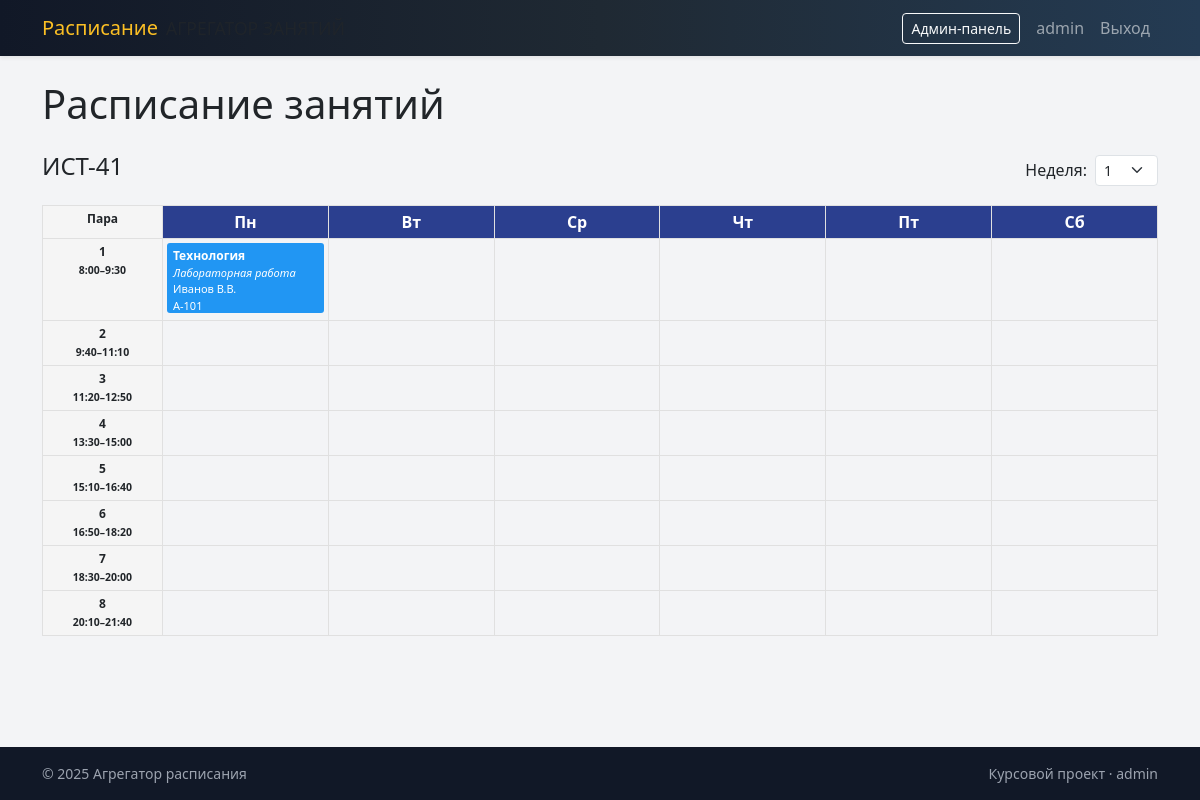
The page /group/2 (signed in) on the database its author committed.
### app.py (models this page shows, shortened)
class User(db.Model, UserMixin):
    id = db.Column(db.Integer, primary_key=True)
    username = db.Column(db.String(64), unique=True, nullable=False)
    email = db.Column(db.String(120), unique=True, nullable=False)
    password_hash = db.Column(db.String(255), nullable=False)
    is_admin = db.Column(db.Boolean, default=False, nullable=False)

class Group(db.Model):
    id = db.Column(db.Integer, primary_key=True)
    name = db.Column(db.String(64), unique=True, nullable=False)
    lessons = db.relationship('Lesson', backref='group', lazy=True)

class Lesson(db.Model):
    id = db.Column(db.Integer, primary_key=True)
    week = db.Column(db.Integer, nullable=False)
    weekday = db.Column(db.Integer, nullable=False)
    lesson_number = db.Column(db.Integer, nullable=False)
    subject = db.Column(db.String(128), nullable=False)
    lesson_type = db.Column(db.String(20), nullable=False)
    group_id = db.Column(db.Integer, db.ForeignKey('group.id'), nullable=False)
    teacher_name = db.Column(db.String(128), nullable=False)
    classroom_name = db.Column(db.String(64), nullable=False)

### app.py (the view)
@app.route('/group/<int:group_id>')
def group_schedule(group_id):
    group = Group.query.get_or_404(group_id)
    week = request.args.get('week', type=int) or 1
    week = max(1, min(25, week))
    lessons = Lesson.query.filter_by(group_id=group.id, week=week).all()
    return render_template('group_schedule.html',
                           group=group,
                           lessons=lessons,
                           current_week=week)

### app.py (called while the page is built)
@login_manager.user_loader
def load_user(user_id):
    return User.query.get(int(user_id))

### templates/group_schedule.html (shortened to what this page needs)
{% extends 'base.html' %}
{% block content %}
<h1 class="mb-4">Расписание занятий</h1>
<div class="d-flex justify-content-between align-items-center mb-3">
  <h4>{{ group.name }}</h4>
  <form method="get" class="d-flex align-items-center">
    <label class="me-2 mb-0">Неделя:</label>
    <select name="week" class="form-select form-select-sm" onchange="this.form.submit()">
      {% for w in range(1, 26) %}
        <option value="{{ w }}" {% if w == current_week %}selected{% endif %}>{{ w }}</option>
      {% endfor %}
    </select>
  </form>
</div>
{% set grid = {} %}
{% for l in lessons %}
  {% set key = (l.weekday, l.lesson_number) %}
  {% if key not in grid %}
    {% set _ = grid.update({key: [l]}) %}
  {% else %}
    {% set _ = grid[key].append(l) %}
  {% endif %}
{% endfor %}
{% set days = [
  (1, 'Пн'),
  (2, 'Вт'),
  (3, 'Ср'),
  (4, 'Чт'),
  (5, 'Пт'),
  (6, 'Сб')
] %}
{% set pair_times = [
  '8:00–9:30',
  '9:40–11:10',
  '11:20–12:50',
  '13:30–15:00',
  '15:10–16:40',
  '16:50–18:20',
  '18:30–20:00',
  '20:10–21:40'
] %}
<table class="schedule-grid">
  <thead>
    <tr>
      <th class="schedule-time-col">Пара</th>
      {% for d in days %}
        <th class="schedule-day-header">{{ d[1] }}</th>
      {% endfor %}
    </tr>
  </thead>
  <tbody>
  {% for num in range(1,9) %}
    <tr>
      <td class="schedule-time-col">
        {{ num }}<br>
        <small>{{ pair_times[num-1] }}</small>
      </td>
      {% for d in days %}
        <td>
          {% set cell_lessons = grid.get((d[0], num), []) %}
          {% for l in cell_lessons %}
            {% if l.lesson_type == 'lecture' %}
              {% set type_class = 'lesson-lecture' %}
            {% elif l.lesson_type == 'practice' %}
              {% set type_class = 'lesson-practice' %}
            {% else %}
              {% set type_class = 'lesson-lab' %}
            {% endif %}
            <div class="lesson-card {{ type_class }}">
  <span class="subject">{{ l.subject }}</span>
  {% if l.lesson_type == 'lecture' %}
    <span class="lesson-kind">Лекция</span>
  {% elif l.lesson_type == 'practice' %}
    <span class="lesson-kind">Практика</span>
  {% elif l.lesson_type == 'lab' %}
    <span class="lesson-kind">Лабораторная работа</span>
  {% endif %}
  <span class="teacher">{{ l.teacher_name }}</span>
  <span class="place">{{ l.classroom_name }}</span>
</div>
          {% endfor %}
        </td>
      {% endfor %}
    </tr>
  {% endfor %}
  </tbody>
</table>
{% endblock %}

### templates/base.html (shortened to what this page needs)
<!doctype html>
<html lang="ru">
<head>
    <link href="https://cdn.jsdelivr.net/npm/bootstrap@5.3.3/dist/css/bootstrap.min.css" rel="stylesheet">
</head>
<body class="d-flex flex-column min-vh-100">
<nav class="navbar navbar-expand-lg navbar-dark navbar-gradient shadow-sm">
  <div class="container">
    <a class="navbar-brand d-flex align-items-center" href="{{ url_for('index') }}">
      <span class="me-2">Расписание</span>
      <small class="text-uppercase text-muted">агрегатор занятий</small>
    </a>
    <div class="collapse navbar-collapse" id="navbarMain">
      <ul class="navbar-nav ms-auto align-items-lg-center">
        {% if current_user.is_authenticated %}
          {% if current_user.is_admin %}
          <li class="nav-item me-2">
            <a class="btn btn-sm btn-outline-light" href="{{ url_for('admin_index') }}">Админ-панель</a>
          </li>
          {% endif %}
          <li class="nav-item">
            <span class="nav-link">{{ current_user.username }}</span>
          </li>
          <li class="nav-item">
            <a class="nav-link" href="{{ url_for('logout') }}">Выход</a>
          </li>
        {% endif %}
      </ul>
    </div>
  </div>
</nav>
<main class="flex-fill">
  <div class="container page-wrapper">
    {% block content %}{% endblock %}
  </div>
</main>
<footer class="py-3 mt-auto">
  <div class="container d-flex justify-content-between align-items-center">
    <span class="small">
      © 2025 Агрегатор расписания
    </span>
    <span class="small">
      Курсовой проект{% if current_user.is_authenticated %} · {{ current_user.username }}{% endif %}
    </span>
  </div>
</footer>
</body>
</html>

### templates/base.html (style rules this page uses)
body { background: #f3f4f6; }
.navbar-gradient { background: linear-gradient(90deg, #111827, #1f2933, #243b53); }
.navbar-brand span { color: #fbbf24; }
.page-wrapper { padding-top: 24px; padding-bottom: 40px; }
footer { background: #111827; color: #9ca3af; }

### templates/group_schedule.html (style rules this page uses)
.schedule-grid { border-collapse: collapse; width: 100%; table-layout: fixed; }
.schedule-grid th, .schedule-grid td { border: 1px solid #e0e0e0; vertical-align: top; padding: 4px; }
.schedule-time-col { width: 120px; text-align: center; font-weight: 600; background-color: #f5f5f5; font-size: 12px; }
.schedule-day-header { text-align: center; background-color: #2b3f8f; color: #fff; font-weight: 600; }
.lesson-card { margin-bottom: 3px; padding: 4px 6px; color: #fff; border-radius: 3px; font-size: 12px; height: 70px; overflow: hidden; }
.lesson-card .lesson-kind { display: block; font-size: 11px; font-style: italic; }
.lesson-card .subject { display: block; font-weight: 600; }
.lesson-card .teacher, .lesson-card .place, .lesson-card .group-name, .lesson-card .lesson-kind { display: block; font-size: 11px; white-space: nowrap; text-overflow: ellipsis; }
.lesson-lab { background-color: #2196f3; }

### rows shown on the page
User: username "admin"
Group: name "ИСТ-41"
Lesson: subject "Технология", lesson_type "Лабораторная работа", teacher_name "Иванов В.В.", classroom_name "А-101"

### other values the page prints
{{ d[1] }} "Пн" "Вт" "Ср" "Чт" "Пт" "Сб"
{{ num }} "1" "2" "3" "4" "5" "6" "7" "8"
{{ pair_times[num-1] }} "8:00–9:30" "9:40–11:10" "11:20–12:50" "13:30–15:00" "15:10–16:40" "16:50–18:20" "18:30–20:00" "20:10–21:40"
form field week "1"
